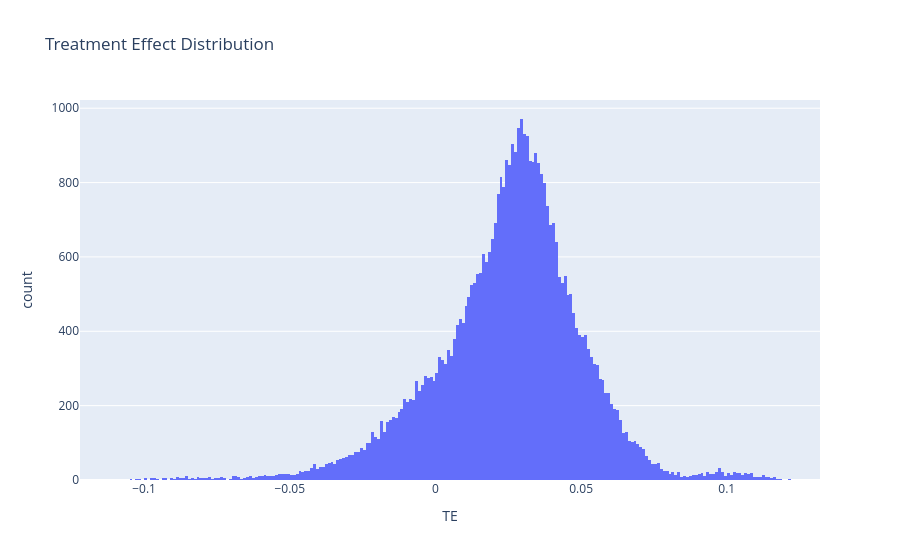

Source (notebook cell):
### Code cell
dist_cate = px.histogram(
    x=cate,
    labels={"x": "TE"},
    title="Treatment Effect Distribution"
)
dist_cate.show()

### Figure 1 — Plotly figure (JSON) as saved in the notebook; plotly's stock layout.template omitted (floating-point values rounded to 4 significant figures; data arrays with more than 128 entries replaced by an {"elided": "..."} marker saying what was removed)
{"data": [{"bingroup": "x", "hovertemplate": "TE=%{x}<br>count=%{y}<extra></extra>", "legendgroup": "", "marker": {"color": "#636efa", "pattern": {"shape": ""}}, "name": "", "orientation": "v", "showlegend": false, "type": "histogram", "x": {"elided": "42898 float values"}, "xaxis": "x", "yaxis": "y"}], "layout": {"barmode": "relative", "legend": {"tracegroupgap": 0}, "title": {"text": "Treatment Effect Distribution"}, "xaxis": {"anchor": "y", "domain": [0, 1], "title": {"text": "TE"}}, "yaxis": {"anchor": "x", "domain": [0, 1], "title": {"text": "count"}}}}
